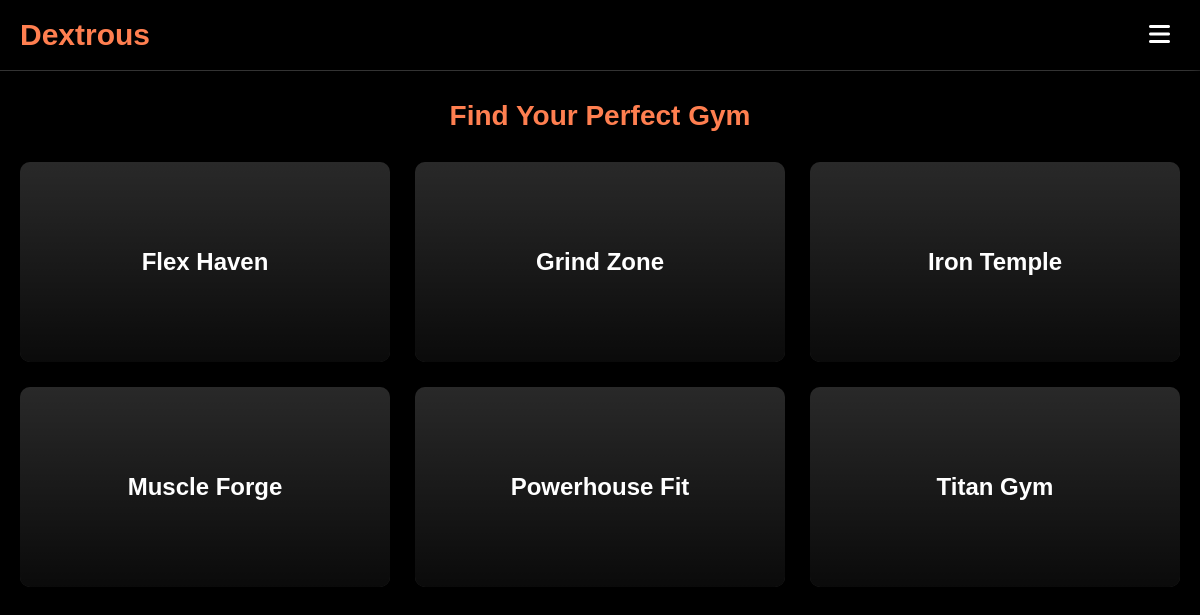
Page /gyms.php (signed in) on the committed database.
### tables this page shows
CREATE TABLE `gym` (
  `founding_date` date DEFAULT NULL,
  `owner` varchar(60) DEFAULT NULL,
  `member_count` int(11) DEFAULT 0,
  `gym_name` varchar(100) NOT NULL
);

### gyms.php (the view, shortened to what this page needs)
<?php
require 'db_config.php';
try {
    $stmt = $pdo->query("SELECT * FROM gym ORDER BY gym_name");
    $gyms = $stmt->fetchAll(PDO::FETCH_ASSOC);
} catch (PDOException $e) {
    echo "Error fetching gyms: " . $e->getMessage();
    exit();
}
$gyms_with_locations = [];
foreach ($gyms as $gym) {
    try {
        $loc_stmt = $pdo->prepare("SELECT location FROM gymlocations WHERE gym_name = ?");
        $loc_stmt->execute([$gym['gym_name']]);
        $locations = $loc_stmt->fetchAll(PDO::FETCH_COLUMN);
        $gym['locations'] = $locations;
        $gyms_with_locations[] = $gym;
    } catch (PDOException $e) {
        echo "Error fetching locations: " . $e->getMessage();
    }
}
?>
<!DOCTYPE html>
<html data-wf-page="667187163156a5df09557ed5">
<head>
<link rel="stylesheet" href="https://cdnjs.cloudflare.com/ajax/libs/font-awesome/6.4.0/css/all.min.css">
</head>
<body>
<div class="header">
  <div class="w-layout-blockcontainer main-container w-container">
    <div id="home" class="header-inner w-nav">
      <a href="index.php" class="logo w-inline-block">Dextrous</a>
      <div class="hamburger-menu-button" id="menuToggle">
        <i class="fas fa-bars"></i>
      </div>
    </div>
  </div>
</div>
<div class="w-layout-blockcontainer main-container w-container">
  <h1 class="page-title">Find Your Perfect Gym</h1>
  <div class="gyms-grid">
    <?php foreach ($gyms_with_locations as $gym): ?>
      <div class="gym-card" data-gym-name="<?php echo htmlspecialchars($gym['gym_name']); ?>">
        <div class="gym-preview">
          <h3 class="gym-name"><?php echo htmlspecialchars($gym['gym_name']); ?></h3>
        </div>
      </div>
    <?php endforeach; ?>
  </div>
</div>
</body>
</html>

### gyms.php (style rules this page uses)
:root { --primary-bg: #000000; --secondary-bg: #1a1a1a; --card-bg: #222222; --accent-color: #FF7F50; --text-color: #ffffff; --text-muted: #aaaaaa; --card-border: #333333; }
body { font-family: 'Arial', sans-serif; margin: 0; padding: 0; background-color: var(--primary-bg); color: var(--text-color); padding-top: 70px; box-sizing: border-box; }
*, *:before, *:after { box-sizing: inherit; }
a, button, .menu-item { cursor: pointer; }
.header { position: fixed; top: 0; left: 0; width: 100%; z-index: 1002; background-color: var(--primary-bg); border-bottom: 1px solid var(--card-border); }
.header-inner { display: flex; align-items: center; justify-content: space-between; padding: 0 20px; max-width: 1200px; margin: 0 auto; height: 70px; }
.header-inner .logo { font-size: 30px !important; font-weight: bold !important; color: var(--accent-color) !important; text-decoration: none !important; z-index: 1003; }
.hamburger-menu-button { font-size: 24px; color: var(--text-color); cursor: pointer; z-index: 1003; background: none; border: none; padding: 10px; }
.page-title { color: var(--accent-color); font-size: 28px; margin: 30px 0 30px 0; font-weight: bold; text-align: center; }
.main-container { width: 100%; max-width: 1200px; margin: 0 auto; }
.gyms-grid { display: grid; grid-template-columns: repeat(auto-fill, minmax(300px, 1fr)); gap: 25px; padding: 0 20px; position: relative; }
.gym-card { position: relative; height: 200px; background-color: #333; border-radius: 10px; overflow: hidden; box-shadow: 0 4px 10px rgba(0, 0, 0, 0.3); transition: all 0.3s ease; cursor: pointer; z-index: 1; }
.gym-preview { height: 100%; width: 100%; display: flex; align-items: center; justify-content: center; background-image: linear-gradient(to bottom, rgba(0,0,0,0.2), rgba(0,0,0,0.8)); padding: 20px; position: relative; }
.gym-name { font-size: 24px; font-weight: bold; color: #fff; text-align: center; z-index: 2; }
body, html { box-sizing: border-box; cursor: default; }
a, button, .menu-item, .gym-card { cursor: pointer; }

### rows in the picture
gym: gym_name "Flex Haven"
gym: gym_name "Grind Zone"
gym: gym_name "Iron Temple"
gym: gym_name "Muscle Forge"
gym: gym_name "Powerhouse Fit"
gym: gym_name "Titan Gym"
